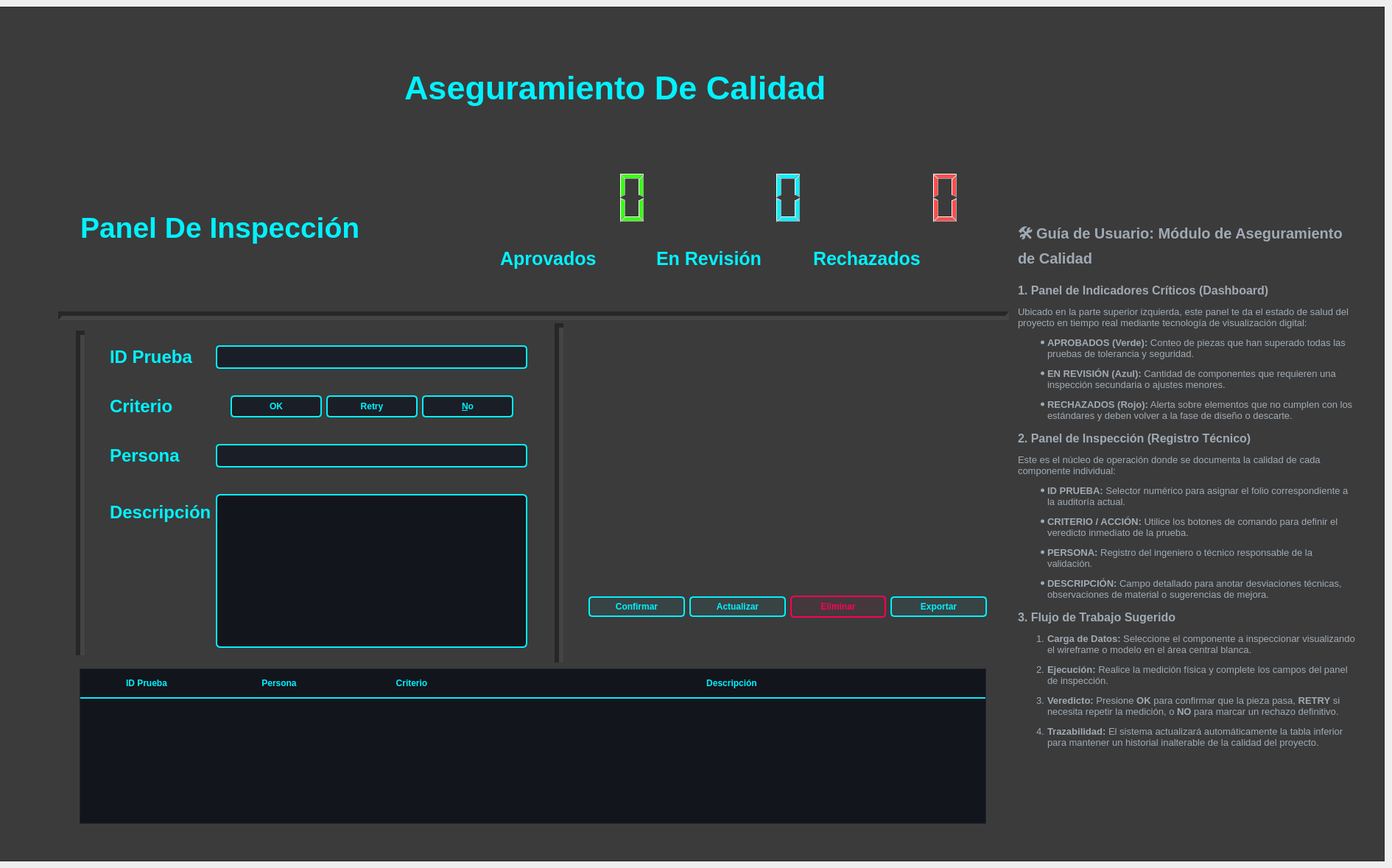
       <widget class="QWidget" name="Aseguramiento">
        <widget class="QWidget" name="verticalLayoutWidget_10">
         <property name="geometry">
          <rect>
           <x>-1</x>
           <y>9</y>
           <width>1881</width>
           <height>1161</height>
          </rect>
         </property>
         <layout class="QVBoxLayout" name="verticalLayout_11">
          <item>
           <widget class="QFrame" name="frame_8">
            <property name="styleSheet">
             <string notr="true">background-color: rgb(59, 59, 59);</string>
            </property>
            <property name="frameShape">
             <enum>QFrame::Shape::StyledPanel</enum>
            </property>
            <property name="frameShadow">
             <enum>QFrame::Shadow::Raised</enum>
            </property>
            <widget class="QWidget" name="gridLayoutWidget_2">
             <property name="geometry">
              <rect>
               <x>680</x>
               <y>220</y>
               <width>631</width>
               <height>161</height>
              </rect>
             </property>
             <layout class="QGridLayout" name="gridLayout_3">
              <item row="0" column="0">
               <widget class="QLCDNumber" name="lcdNumber_2">
                <property name="styleSheet">
                 <string notr="true">QLCDNumber {
    /* Color del número (Verde Neón) */
    color: #39ff14; 
   /* Obligamos a que el fondo sea transparente o negro para que resalte */
    background-color: #12151c; 
    
    /* Fondo transparente para que se vea el fondo oscuro de tu app */
    background-color: rgba(0, 0, 0, 0); 
    
    /* Eliminamos el borde por defecto para que no choque con tu QFrame */
    border: none; 
}
</string>
                </property>
               </widget>
              </item>
              <item row="0" column="2">
               <widget class="QLCDNumber" name="lcdNumber_4">
                <property name="styleSheet">
                 <string notr="true">QLCDNumber {
    /* Color Rojo Neón para alertas y rechazos */
    color: #ff4d4d; 
    
    /* Mantenemos el fondo transparente para el look moderno */
    background-color: transparent; 
    
    /* Sin bordes internos para que resalte el QFrame exterior */
    border: none; 
}</string>
                </property>
               </widget>
              </item>
              <item row="0" column="1">
               <widget class="QLCDNumber" name="lcdNumber_3">
                <property name="styleSheet">
                 <string notr="true">QLCDNumber {
    /* El Azul Cian característico de tu V2.0 */
    color: #00f2ff; 
    

    

    border-radius: 4px;
}</string>
                </property>
               </widget>
              </item>
              <item row="1" column="0">
               <widget class="QLabel" name="label_18">
                <property name="styleSheet">
                 <string notr="true">QLabel {
    color: #00f2ff; /* Azul Cyan Neón */
    font-family: &quot;Segoe UI Semibold&quot;;
    font-size: 25px;
    font-weight: bold;
    text-transform: uppercase;
    /* Efecto de resplandor mediante sombra de texto */
    qproperty-alignment: 'AlignCenter | AlignVCenter';
    background: transparent;
}</string>
                </property>
                <property name="text">
                 <string>Aprovados</string>
                </property>
               </widget>
              </item>
              <item row="1" column="1">
               <widget class="QLabel" name="label_27">
                <property name="styleSheet">
                 <string notr="true">QLabel {
    color: #00f2ff; /* Azul Cyan Neón */
    font-family: &quot;Segoe UI Semibold&quot;;
    font-size: 25px;
    font-weight: bold;
    text-transform: uppercase;
    /* Efecto de resplandor mediante sombra de texto */
    qproperty-alignment: 'AlignCenter | AlignVCenter';
    background: transparent;
}</string>
                </property>
                <property name="text">
                 <string>En Revisión</string>
                </property>
               </widget>
              </item>
              <item row="1" column="2">
               <widget class="QLabel" name="label_28">
                <property name="styleSheet">
                 <string notr="true">QLabel {
    color: #00f2ff; /* Azul Cyan Neón */
    font-family: &quot;Segoe UI Semibold&quot;;
    font-size: 25px;
    font-weight: bold;
    text-transform: uppercase;
    /* Efecto de resplandor mediante sombra de texto */
    qproperty-alignment: 'AlignCenter | AlignVCenter';
    background: transparent;
}</string>
                </property>
                <property name="text">
                 <string>Rechazados</string>
                </property>
               </widget>
              </item>
             </layout>
            </widget>
            <widget class="QLabel" name="label_29">
             <property name="geometry">
              <rect>
               <x>550</x>
               <y>60</y>
               <width>801</width>
               <height>101</height>
              </rect>
             </property>
             <property name="styleSheet">
              <string notr="true">QLabel {
    color: #00f2ff; /* Azul Cyan Neón */
    font-family: &quot;Segoe UI Semibold&quot;;
    font-size: 45px;
    font-weight: bold;
    text-transform: uppercase;
    /* Efecto de resplandor mediante sombra de texto */
    qproperty-alignment: 'AlignCenter | AlignVCenter';
    background: transparent;
}</string>
             </property>
             <property name="text">
              <string>Aseguramiento De Calidad</string>
             </property>
            </widget>
            <widget class="QLabel" name="label_30">
             <property name="geometry">
              <rect>
               <x>110</x>
               <y>250</y>
               <width>501</width>
               <height>101</height>
              </rect>
             </property>
             <property name="styleSheet">
              <string notr="true">QLabel {
    color: #00f2ff; /* Azul Cyan Neón */
    font-family: &quot;Segoe UI Semibold&quot;;
    font-size: 39px;
    font-weight: bold;
    text-transform: uppercase;
    /* Efecto de resplandor mediante sombra de texto */
    qproperty-alignment: 'AlignCenter | AlignVCenter';
    background: transparent;
}</string>
             </property>
             <property name="text">
              <string>Panel De Inspección</string>
             </property>
            </widget>
            <widget class="QWidget" name="formLayoutWidget_3">
             <property name="geometry">
              <rect>
               <x>150</x>
               <y>450</y>
               <width>567</width>
               <height>421</height>
              </rect>
             </property>
             <layout class="QFormLayout" name="formLayout_3">
              <property name="fieldGrowthPolicy">
               <enum>QFormLayout::FieldGrowthPolicy::ExpandingFieldsGrow</enum>
              </property>
              <property name="rowWrapPolicy">
               <enum>QFormLayout::RowWrapPolicy::DontWrapRows</enum>
              </property>
              <property name="verticalSpacing">
               <number>36</number>
              </property>
              <property name="topMargin">
               <number>10</number>
              </property>
              <property name="rightMargin">
               <number>0</number>
              </property>
              <property name="bottomMargin">
               <number>0</number>
              </property>
              <item row="0" column="0">
               <widget class="QLabel" name="label_31">
                <property name="styleSheet">
                 <string notr="true">QLabel {
    color: #00f2ff; /* Azul Cyan Neón */
    font-family: &quot;Segoe UI Semibold&quot;;
    font-size: 24px;
    font-weight: bold;
    text-transform: uppercase;
    /* Efecto de resplandor mediante sombra de texto */
    qproperty-alignment: 'AlignCenter | AlignVCenter';
    background: transparent;
}</string>
                </property>
                <property name="text">
                 <string>ID Prueba</string>
                </property>
               </widget>
              </item>
              <item row="0" column="1">
               <widget class="QLineEdit" name="lineEdit_14">
                <property name="styleSheet">
                 <string notr="true">QLineEdit {
    background-color: #1a1e26;      /* Fondo oscuro igual al ComboBox */
    border: 2px solid #00f2ff;       /* Borde azul neón */
    border-radius: 5px;             /* Bordes redondeados */
    color: #ffffff;                 /* Letra Blanca */
    padding: 5px 10px;
    font-family: &quot;Segoe UI&quot;;
    font-size: 14px;
}

/* Cuando haces clic para escribir, el borde brilla más */
QLineEdit:focus {
    border: 2px solid #7df9ff;       /* Azul más claro al escribir */
    background-color: #1f2530;
}

/* Estilo para el texto de ayuda (placeholder) si decides usarlo */
QLineEdit::placeholder {
    color: #4a5568;}</string>
                </property>
               </widget>
              </item>
              <item row="1" column="0">
               <widget class="QLabel" name="label_32">
                <property name="styleSheet">
                 <string notr="true">QLabel {
    color: #00f2ff; /* Azul Cyan Neón */
    font-family: &quot;Segoe UI Semibold&quot;;
    font-size: 24px;
    font-weight: bold;
    text-transform: uppercase;
    /* Efecto de resplandor mediante sombra de texto */
    qproperty-alignment: 'AlignCenter | AlignVCenter';
    background: transparent;
}</string>
                </property>
                <property name="text">
                 <string>Criterio</string>
                </property>
               </widget>
              </item>
              <item row="1" column="1">
               <widget class="QDialogButtonBox" name="buttonBox">
                <property name="cursor">
                 <cursorShape>OpenHandCursor</cursorShape>
                </property>
                <property name="autoFillBackground">
                 <bool>false</bool>
                </property>
                <property name="styleSheet">
                 <string notr="true">/* Estilo para todos los botones dentro del Box */
QDialogButtonBox QPushButton {
    background-color: #1a1e26;      /* Fondo oscuro azulado */
    border: 2px solid #00f2ff;       /* Borde Cian Neón */
    border-radius: 5px;
    color: #00f2ff;                 /* Texto del mismo color que el borde */
    padding: 6px 20px;
    font-weight: bold;
    text-transform: uppercase;      /* Hace que se vea más industrial */
    min-width: 80px;
}

/* Efecto al pasar el mouse (Hover) */
QDialogButtonBox QPushButton:hover {
    background-color: rgba(0, 242, 255, 0.2); /* Resplandor interno suave */
    color: #ffffff;                 /* El texto cambia a blanco para resaltar */
}

/* Efecto al presionar (Pressed) */
QDialogButtonBox QPushButton:pressed {
    background-color: #00f2ff;
    color: #000000;                 /* Invierte colores al hacer clic */
}</string>
                </property>
                <property name="standardButtons">
                 <set>QDialogButtonBox::StandardButton::No|QDialogButtonBox::StandardButton::Ok|QDialogButtonBox::StandardButton::Retry</set>
                </property>
                <property name="centerButtons">
                 <bool>true</bool>
                </property>
               </widget>
              </item>
              <item row="2" column="0">
               <widget class="QLabel" name="label_33">
                <property name="styleSheet">
                 <string notr="true">QLabel {
    color: #00f2ff; /* Azul Cyan Neón */
    font-family: &quot;Segoe UI Semibold&quot;;
    font-size: 24px;
    font-weight: bold;
    text-transform: uppercase;
    /* Efecto de resplandor mediante sombra de texto */
    qproperty-alignment: 'AlignCenter | AlignVCenter';
    background: transparent;
}</string>
                </property>
                <property name="text">
                 <string>Persona</string>
                </property>
               </widget>
              </item>
              <item row="2" column="1">
               <widget class="QLineEdit" name="lineEdit_13">
                <property name="styleSheet">
                 <string notr="true">QLineEdit {
    background-color: #1a1e26;      /* Fondo oscuro igual al ComboBox */
    border: 2px solid #00f2ff;       /* Borde azul neón */
    border-radius: 5px;             /* Bordes redondeados */
    color: #ffffff;                 /* Letra Blanca */
    padding: 5px 10px;
    font-family: &quot;Segoe UI&quot;;
    font-size: 14px;
}

/* Cuando haces clic para escribir, el borde brilla más */
QLineEdit:focus {
    border: 2px solid #7df9ff;       /* Azul más claro al escribir */
    background-color: #1f2530;
}

/* Estilo para el texto de ayuda (placeholder) si decides usarlo */
QLineEdit::placeholder {
    color: #4a5568;}</string>
                </property>
               </widget>
              </item>
              <item row="3" column="0">
               <widget class="QLabel" name="label_34">
                <property name="styleSheet">
                 <string notr="true">QLabel {
    color: #00f2ff; /* Azul Cyan Neón */
    font-family: &quot;Segoe UI Semibold&quot;;
    font-size: 24px;
    font-weight: bold;
    text-transform: uppercase;
    /* Efecto de resplandor mediante sombra de texto */
    qproperty-alignment: 'AlignCenter | AlignVCenter';
    background: transparent;
}</string>
                </property>
                <property name="text">
                 <string>Descripción</string>
                </property>
               </widget>
              </item>
              <item row="3" column="1">
               <widget class="QTextEdit" name="textEdit_2">
                <property name="styleSheet">
                 <string notr="true">/* Estilo específico para el cuadro de descripción largo */
QTextEdit {
    background-color: #12151c;      /* Fondo oscuro para contraste */
    border: 2px solid #00f2ff;       /* El azul cian neón */
    border-radius: 6px;
    color: #ffffff;
    padding: 10px;
    font-family: &quot;Segoe UI&quot;;
    font-size: 13px;
}

/* Efecto cuando el usuario está escribiendo el detalle del cambio */
QTextEdit:focus {
    border: 2px solid #7df9ff;       /* Brillo más claro al enfocar */
    background-color: #1a1e26;      /* Cambio sutil de fondo */
}

/* Estilo opcional para la barra de desplazamiento (Scroll) del QTextEdit */
QScrollBar:vertical {
    border: none;
    background: #0b0d11;
    width: 10px;
    margin: 0px;
}

QScrollBar::handle:vertical {
    background: #00f2ff;           /* Scroll color neón para que combine */
    min-height: 20px;
    border-radius: 5px;
}</string>
                </property>
               </widget>
              </item>
             </layout>
            </widget>
            <widget class="Line" name="line_3">
             <property name="geometry">
              <rect>
               <x>750</x>
               <y>430</y>
               <width>20</width>
               <height>461</height>
              </rect>
             </property>
             <property name="lineWidth">
              <number>6</number>
             </property>
             <property name="orientation">
              <enum>Qt::Orientation::Vertical</enum>
             </property>
            </widget>
            <widget class="Line" name="line_4">
             <property name="geometry">
              <rect>
               <x>100</x>
               <y>440</y>
               <width>20</width>
               <height>441</height>
              </rect>
             </property>
             <property name="lineWidth">
              <number>6</number>
             </property>
             <property name="orientation">
              <enum>Qt::Orientation::Vertical</enum>
             </property>
            </widget>
            <widget class="QWidget" name="horizontalLayoutWidget_13">
             <property name="geometry">
              <rect>
               <x>109</x>
               <y>899</y>
               <width>1231</width>
               <height>211</height>
              </rect>
             </property>
             <layout class="QHBoxLayout" name="horizontalLayout_13">
              <item>
               <widget class="QTableWidget" name="tableWidget_5">
                <property name="styleSheet">
                 <string notr="true">QTableWidget {
    background-color: #12151c; /* Fondo oscuro profundo */
    gridline-color: #00f2ff;   /* COLOR DE LA GRILLA (Azul Neón) */
    color: white;              /* Color del texto general */
    font-family: &quot;Segoe UI&quot;;
    font-size: 14px;
    border: 1px solid #1f2530;
}

/* Estilo de los encabezados (ID, Nombre, Prioridad) */
QHeaderView::section {
    background-color: #12151c;
    color: #00f2ff;            /* Texto cyan para títulos */
    padding: 10px;
    border: none;
    border-bottom: 2px solid #00f2ff; /* Línea gruesa bajo el título */
    font-weight: bold;
    text-transform: uppercase;
}

/* Color cuando seleccionas una fila */
QTableWidget::item:selected {
    background-color: rgba(0, 242, 255, 0.1);
    color: #7df9ff;
    border-left: 3px solid #00f2ff; /* Pequeño acento a la izquierda */
}</string>
                </property>
                <property name="horizontalScrollBarPolicy">
                 <enum>Qt::ScrollBarPolicy::ScrollBarAlwaysOff</enum>
                </property>
                <attribute name="horizontalHeaderDefaultSectionSize">
                 <number>180</number>
                </attribute>
                <attribute name="horizontalHeaderStretchLastSection">
                 <bool>true</bool>
                </attribute>
                <column>
                 <property name="text">
                  <string>ID Prueba</string>
                 </property>
                </column>
                <column>
                 <property name="text">
                  <string>Persona</string>
                 </property>
                </column>
                <column>
                 <property name="text">
                  <string>Criterio</string>
                 </property>
                </column>
                <column>
                 <property name="text">
                  <string>Descripción</string>
                 </property>
                </column>
               </widget>
              </item>
             </layout>
            </widget>
            <widget class="QWidget" name="horizontalLayoutWidget_14">
             <property name="geometry">
              <rect>
               <x>790</x>
               <y>450</y>
               <width>561</width>
               <height>291</height>
              </rect>
             </property>
             <layout class="QHBoxLayout" name="horizontalLayout_14">
              <item>
               <widget class="QLabel" name="label_8">
                <property name="text">
                 <string/>
                </property>
                <property name="scaledContents">
                 <bool>true</bool>
                </property>
                <property name="alignment">
                 <set>Qt::AlignmentFlag::AlignCenter</set>
                </property>
               </widget>
              </item>
             </layout>
            </widget>
            <widget class="QWidget" name="horizontalLayoutWidget_15">
             <property name="geometry">
              <rect>
               <x>800</x>
               <y>760</y>
               <width>541</width>
               <height>111</height>
              </rect>
             </property>
             <layout class="QHBoxLayout" name="horizontalLayout_15">
              <item>
               <widget class="QPushButton" name="pushButton_13">
                <property name="styleSheet">
                 <string notr="true">QPushButton {
    background-color: rgba(0, 242, 255, 0.05); /* Fondo casi transparente */
    border: 2px solid #00f2ff;
    border-radius: 5px;
    color: #00f2ff;
    font-weight: bold;
    padding: 5px 15px;
}

QPushButton:hover {
    background-color: rgba(0, 242, 255, 0.2); /* Brilla más al pasar el mouse */
    border: 2px solid #7df9ff; /* Azul más claro */
}

QPushButton:pressed {
    background-color: #00f2ff;
    color: #000000;
}</string>
                </property>
                <property name="text">
                 <string>Confirmar</string>
                </property>
               </widget>
              </item>
              <item>
               <widget class="QPushButton" name="pushButton_14">
                <property name="styleSheet">
                 <string notr="true">QPushButton {
    background-color: rgba(0, 242, 255, 0.05); /* Fondo casi transparente */
    border: 2px solid #00f2ff;
    border-radius: 5px;
    color: #00f2ff;
    font-weight: bold;
    padding: 5px 15px;
}

QPushButton:hover {
    background-color: rgba(0, 242, 255, 0.2); /* Brilla más al pasar el mouse */
    border: 2px solid #7df9ff; /* Azul más claro */
}

QPushButton:pressed {
    background-color: #00f2ff;
    color: #000000;
}</string>
                </property>
                <property name="text">
                 <string>Actualizar</string>
                </property>
               </widget>
              </item>
              <item>
               <widget class="QPushButton" name="pushButton_10">
                <property name="styleSheet">
                 <string notr="true">QPushButton#pushButton_10 {
    background-color: rgba(255, 0, 85, 0.05); /* Fondo sutil rojizo */
    border: 2px solid #ff0055;                /* Rojo/Rosa Neón */
    border-radius: 5px;
    color: #ff0055;
    font-weight: bold;
    font-family: &quot;Segoe UI&quot;;
    padding: 6px 15px;
}

QPushButton#btn_eliminar:hover {
    background-color: rgba(255, 0, 85, 0.2);
    border: 2px solid #ff4d88;                /* Color más claro al pasar el mouse */
    color: #ff4d88;
}

QPushButton#btn_eliminar:pressed {
    background-color: #ff0055;
    color: white;
}</string>
                </property>
                <property name="text">
                 <string>Eliminar</string>
                </property>
               </widget>
              </item>
              <item>
               <widget class="QPushButton" name="pushButton_12">
                <property name="styleSheet">
                 <string notr="true">QPushButton {
    background-color: rgba(0, 242, 255, 0.05); /* Fondo casi transparente */
    border: 2px solid #00f2ff;
    border-radius: 5px;
    color: #00f2ff;
    font-weight: bold;
    padding: 5px 15px;
}

QPushButton:hover {
    background-color: rgba(0, 242, 255, 0.2); /* Brilla más al pasar el mouse */
    border: 2px solid #7df9ff; /* Azul más claro */
}

QPushButton:pressed {
    background-color: #00f2ff;
    color: #000000;
}</string>
                </property>
                <property name="text">
                 <string>Exportar</string>
                </property>
               </widget>
              </item>
             </layout>
            </widget>
            <widget class="QWidget" name="verticalLayoutWidget_11">
             <property name="geometry">
              <rect>
               <x>1379</x>
               <y>289</y>
               <width>471</width>
               <height>821</height>
              </rect>
             </property>
             <layout class="QVBoxLayout" name="verticalLayout_12">
              <item>
               <widget class="QTextBrowser" name="textBrowser_5">
                <property name="styleSheet">
                 <string notr="true">QTextBrowser {
    background-color: transparent;
    border: none;
    color: #a0aab4; /* Gris claro */
    font-family: &quot;Segoe UI&quot;;
    font-size: 13px;
    line-height: 150%;
}</string>
                </property>
                <property name="html">
                 <string>&lt;!DOCTYPE HTML PUBLIC &quot;-//W3C//DTD HTML 4.0//EN&quot; &quot;http://www.w3.org/TR/REC-html40/strict.dtd&quot;&gt;
&lt;html&gt;&lt;head&gt;&lt;meta name=&quot;qrichtext&quot; content=&quot;1&quot; /&gt;&lt;meta charset=&quot;utf-8&quot; /&gt;&lt;style type=&quot;text/css&quot;&gt;
p, li { white-space: pre-wrap; }
hr { height: 1px; border-width: 0; }
li.unchecked::marker { content: &quot;\2610&quot;; }
li.checked::marker { content: &quot;\2612&quot;; }
&lt;/style&gt;&lt;/head&gt;&lt;body style=&quot; font-family:'Segoe UI'; font-size:13px; font-weight:400; font-style:normal;&quot;&gt;
&lt;h2 style=&quot; margin-top:16px; margin-bottom:12px; margin-left:0px; margin-right:0px; -qt-block-indent:0; text-indent:0px;&quot;&gt;&lt;span style=&quot; font-size:x-large; font-weight:700;&quot;&gt;🛠️ Guía de Usuario: Módulo de Aseguramiento de Calidad&lt;/span&gt;&lt;/h2&gt;
&lt;h3 style=&quot; margin-top:14px; margin-bottom:12px; margin-left:0px; margin-right:0px; -qt-block-indent:0; text-indent:0px;&quot;&gt;&lt;span style=&quot; font-size:large; font-weight:700;&quot;&gt;1. Panel de Indicadores Críticos (Dashboard)&lt;/span&gt;&lt;/h3&gt;
&lt;p style=&quot; margin-top:12px; margin-bottom:12px; margin-left:0px; margin-right:0px; -qt-block-indent:0; text-indent:0px;&quot;&gt;Ubicado en la parte superior izquierda, este panel te da el estado de salud del proyecto en tiempo real mediante tecnología de visualización digital:&lt;/p&gt;
&lt;ul style=&quot;margin-top: 0px; margin-bottom: 0px; margin-left: 0px; margin-right: 0px; -qt-list-indent: 1;&quot;&gt;
&lt;li style=&quot; margin-top:12px; margin-bottom:12px; margin-left:0px; margin-right:0px; -qt-block-indent:0; text-indent:0px;&quot;&gt;&lt;span style=&quot; font-weight:700;&quot;&gt;APROBADOS (Verde):&lt;/span&gt; Conteo de piezas que han superado todas las pruebas de tolerancia y seguridad.&lt;/li&gt;
&lt;li style=&quot; margin-top:12px; margin-bottom:12px; margin-left:0px; margin-right:0px; -qt-block-indent:0; text-indent:0px;&quot;&gt;&lt;span style=&quot; font-weight:700;&quot;&gt;EN REVISIÓN (Azul):&lt;/span&gt; Cantidad de componentes que requieren una inspección secundaria o ajustes menores.&lt;/li&gt;
&lt;li style=&quot; margin-top:12px; margin-bottom:12px; margin-left:0px; margin-right:0px; -qt-block-indent:0; text-indent:0px;&quot;&gt;&lt;span style=&quot; font-weight:700;&quot;&gt;RECHAZADOS (Rojo):&lt;/span&gt; Alerta sobre elementos que no cumplen con los estándares y deben volver a la fase de diseño o descarte.&lt;/li&gt;&lt;/ul&gt;
&lt;h3 style=&quot; margin-top:14px; margin-bottom:12px; margin-left:0px; margin-right:0px; -qt-block-indent:0; text-indent:0px;&quot;&gt;&lt;span style=&quot; font-size:large; font-weight:700;&quot;&gt;2. Panel de Inspección (Registro Técnico)&lt;/span&gt;&lt;/h3&gt;
&lt;p style=&quot; margin-top:12px; margin-bottom:12px; margin-left:0px; margin-right:0px; -qt-block-indent:0; text-indent:0px;&quot;&gt;Este es el núcleo de operación donde se documenta la calidad de cada componente individual:&lt;/p&gt;
&lt;ul style=&quot;margin-top: 0px; margin-bottom: 0px; margin-left: 0px; margin-right: 0px; -qt-list-indent: 1;&quot;&gt;
&lt;li style=&quot; margin-top:12px; margin-bottom:12px; margin-left:0px; margin-right:0px; -qt-block-indent:0; text-indent:0px;&quot;&gt;&lt;span style=&quot; font-weight:700;&quot;&gt;ID PRUEBA:&lt;/span&gt; Selector numérico para asignar el folio correspondiente a la auditoría actual.&lt;/li&gt;
&lt;li style=&quot; margin-top:12px; margin-bottom:12px; margin-left:0px; margin-right:0px; -qt-block-indent:0; text-indent:0px;&quot;&gt;&lt;span style=&quot; font-weight:700;&quot;&gt;CRITERIO / ACCIÓN:&lt;/span&gt; Utilice los botones de comando para definir el veredicto inmediato de la prueba.&lt;/li&gt;
&lt;li style=&quot; margin-top:12px; margin-bottom:12px; margin-left:0px; margin-right:0px; -qt-block-indent:0; text-indent:0px;&quot;&gt;&lt;span style=&quot; font-weight:700;&quot;&gt;PERSONA:&lt;/span&gt; Registro del ingeniero o técnico responsable de la validación.&lt;/li&gt;
&lt;li style=&quot; margin-top:12px; margin-bottom:12px; margin-left:0px; margin-right:0px; -qt-block-indent:0; text-indent:0px;&quot;&gt;&lt;span style=&quot; font-weight:700;&quot;&gt;DESCRIPCIÓN:&lt;/span&gt; Campo detallado para anotar desviaciones técnicas, observaciones de material o sugerencias de mejora.&lt;/li&gt;&lt;/ul&gt;
&lt;h3 style=&quot; margin-top:14px; margin-bottom:12px; margin-left:0px; margin-right:0px; -qt-block-indent:0; text-indent:0px;&quot;&gt;&lt;span style=&quot; font-size:large; font-weight:700;&quot;&gt;3. Flujo de Trabajo Sugerido&lt;/span&gt;&lt;/h3&gt;
&lt;ol style=&quot;margin-top: 0px; margin-bottom: 0px; margin-left: 0px; margin-right: 0px; -qt-list-indent: 1;&quot;&gt;
&lt;li style=&quot; margin-top:12px; margin-bottom:12px; margin-left:0px; margin-right:0px; -qt-block-indent:0; text-indent:0px;&quot;&gt;&lt;span style=&quot; font-weight:700;&quot;&gt;Carga de Datos:&lt;/span&gt; Seleccione el componente a inspeccionar visualizando el wireframe o modelo en el área central blanca.&lt;/li&gt;
&lt;li style=&quot; margin-top:12px; margin-bottom:12px; margin-left:0px; margin-right:0px; -qt-block-indent:0; text-indent:0px;&quot;&gt;&lt;span style=&quot; font-weight:700;&quot;&gt;Ejecución:&lt;/span&gt; Realice la medición física y complete los campos del panel de inspección.&lt;/li&gt;
&lt;li style=&quot; margin-top:12px; margin-bottom:12px; margin-left:0px; margin-right:0px; -qt-block-indent:0; text-indent:0px;&quot;&gt;&lt;span style=&quot; font-weight:700;&quot;&gt;Veredicto:&lt;/span&gt; Presione &lt;span style=&quot; font-weight:700;&quot;&gt;OK&lt;/span&gt; para confirmar que la pieza pasa, &lt;span style=&quot; font-weight:700;&quot;&gt;RETRY&lt;/span&gt; si necesita repetir la medición, o &lt;span style=&quot; font-weight:700;&quot;&gt;NO&lt;/span&gt; para marcar un rechazo definitivo.&lt;/li&gt;
&lt;li style=&quot; margin-top:12px; margin-bottom:12px; margin-left:0px; margin-right:0px; -qt-block-indent:0; text-indent:0px;&quot;&gt;&lt;span style=&quot; font-weight:700;&quot;&gt;Trazabilidad:&lt;/span&gt; El sistema actualizará automáticamente la tabla inferior para mantener un historial inalterable de la calidad del proyecto.&lt;/li&gt;&lt;/ol&gt;&lt;/body&gt;&lt;/html&gt;</string>
                </property>
               </widget>
              </item>
             </layout>
            </widget>
            <widget class="Line" name="line_5">
             <property name="geometry">
              <rect>
               <x>80</x>
               <y>410</y>
               <width>1291</width>
               <height>20</height>
              </rect>
             </property>
             <property name="lineWidth">
              <number>6</number>
             </property>
             <property name="orientation">
              <enum>Qt::Orientation::Horizontal</enum>
             </property>
            </widget>
           </widget>
          </item>
         </layout>
        </widget>
       </widget>
